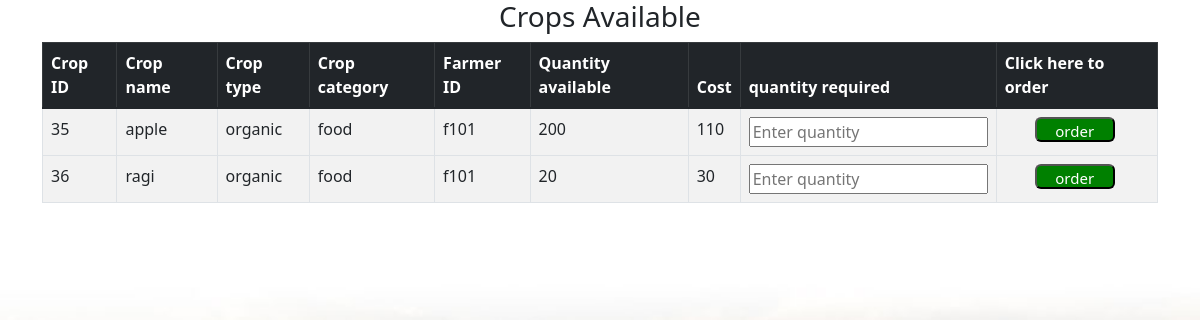
The page /customercropview.php on the database its author committed.
### tables this page shows
CREATE TABLE `crop` (
  `crop_id` int(11) NOT NULL,
  `crop_name` varchar(100) NOT NULL,
  `crop_category` varchar(50) NOT NULL,
  `crop_type` varchar(100) NOT NULL,
  `farmer_id` varchar(100) NOT NULL,
  `quantity` int(11) NOT NULL,
  `cost` float NOT NULL,
  `datetime` timestamp NOT NULL DEFAULT current_timestamp() ON UPDATE current_timestamp()
);

### customercropview.php (the view, shortened to what this page needs)
<!DOCTYPE html>
<html lang="en">
<head>
    <link href="https://cdn.jsdelivr.net/npm/bootstrap@5.1.3/dist/css/bootstrap.min.css" rel="stylesheet">
  </head>
<body style="background: url('images/img1.jpg');
background-repeat: no-repeat;
background-size: 100%;
background-attachment: fixed;">
    <div class="container">
        <div class="tablename">
             <h3 align=center>Crops Available</h3>
        </div>
      <table class="table table-striped table-bordered">
        <thead class="table-dark">
          <tr>
          <th>Crop ID</th>
          <th>Crop name</th>
          <th>Crop type</th>
          <th>Crop category</th>
          <th>Farmer ID</th>
          <th>Quantity available</th>
          <th>Cost</th>
          <th>quantity required</th>
          <th>Click here to order</th>
          </tr>
          </thead>
         <?php
         $con=mysqli_connect('localhost','root','');
         mysqli_select_db($con,'agromap');
         $query="SELECT c.crop_id,c.crop_name,c.crop_type,c.crop_category,c.farmer_id,c.quantity,c.cost from crop c ;";
         $result=$con->query($query);
         if($result->num_rows>0)
         {
           while($row=$result->fetch_assoc())
           {
             $cr_id=$row['crop_id'];
             echo "<tr><td>".$row["crop_id"]."</td>
             <td>".$row["crop_name"]."</td>
             <td>".$row["crop_type"]."</td>
             <td>".$row["crop_category"]."</td>
             <td>".$row["farmer_id"]."</td>
             <td>".$row["quantity"]."</td>
             <td>".$row["cost"]."</td>
             <td><form name='form1' action='addorders.php' method='post'><input type='number' min=0 name='quantity_required' id='quantity' placeholder='Enter quantity' required></td>
             <td><button type='submit' name='order' value=".$cr_id." style='color: white;background:green;font-size:15px;width: 80px;height:25px;border-radius: 6px;margin-left: 30px;'>order</button></form></td><tr>";
           }
           echo "</table>";
         }
         else{
           echo "<h2 align=center>No Crops to display</h2>";
         }
         ?>
        </div>
</body>
</html>

### rows shown on the page
crop: crop "35", crop_name "apple", crop_type "organic", crop_category "food", farmer "f101", quantity "200", cost "110"
crop: crop "36", crop_name "ragi", crop_type "organic", crop_category "food", farmer "f101", quantity "20", cost "30"
